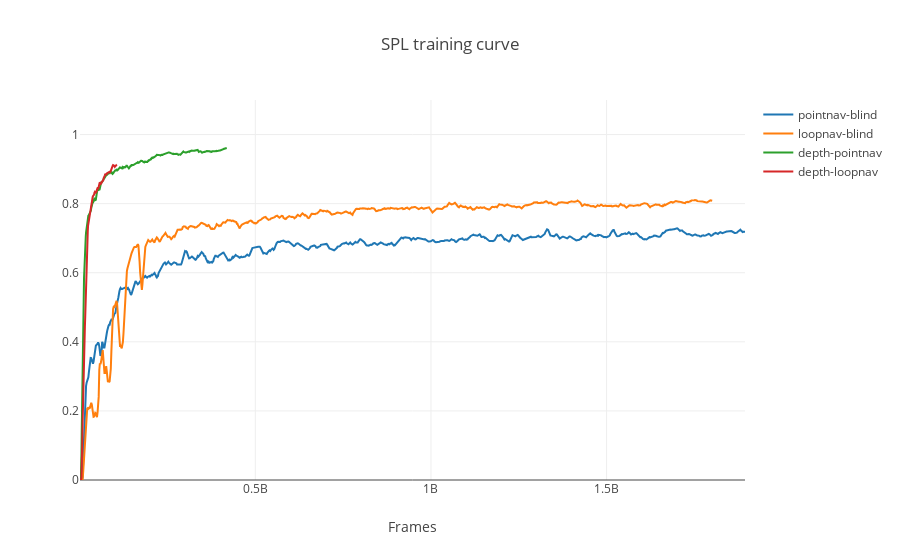

Source (notebook cell):
### Code cell
train_results = [(process_train_logs(p[0]), p[1]) for p in log_file_paths]

spl_data = []
for tr in train_results:
    t = go.Scatter(x=tr[0]["frames"], y=tr[0]["spl"], name=tr[1])
    spl_data.append(t)
    
layout = dict(
    title="SPL training curve",
    xaxis=dict(title="Frames"),
    yaxis=dict(range=(0, 1.1))
)

fig = dict(data=spl_data, layout=layout)
iplot(fig, show_link=False)

### Figure 1 — Plotly figure (JSON) as saved in the notebook; plotly's stock layout.template omitted (floating-point values rounded to 4 significant figures; data arrays with more than 128 entries replaced by an {"elided": "..."} marker saying what was removed)
{"data": [{"name": "pointnav-blind", "type": "scatter", "uid": "18c4162c-1c31-4ba7-800a-a07a1e0b085b", "x": {"elided": "1156 int values"}, "y": {"elided": "1156 float values"}}, {"name": "loopnav-blind", "type": "scatter", "uid": "219041fa-ad9a-42cc-ad36-8c38982fec2e", "x": {"elided": "1099 int values"}, "y": {"elided": "1099 float values"}}, {"name": "depth-pointnav", "type": "scatter", "uid": "1ab21e1e-6fd1-4b0c-9e1f-cdfb8a670687", "x": {"elided": "511 int values"}, "y": {"elided": "511 float values"}}, {"name": "depth-loopnav", "type": "scatter", "uid": "72511c80-19aa-4e71-95f1-746f79699f4e", "x": {"elided": "129 int values"}, "y": {"elided": "129 float values"}}], "layout": {"title": {"text": "SPL training curve"}, "xaxis": {"title": {"text": "Frames"}}, "yaxis": {"range": [0, 1.1]}}}
